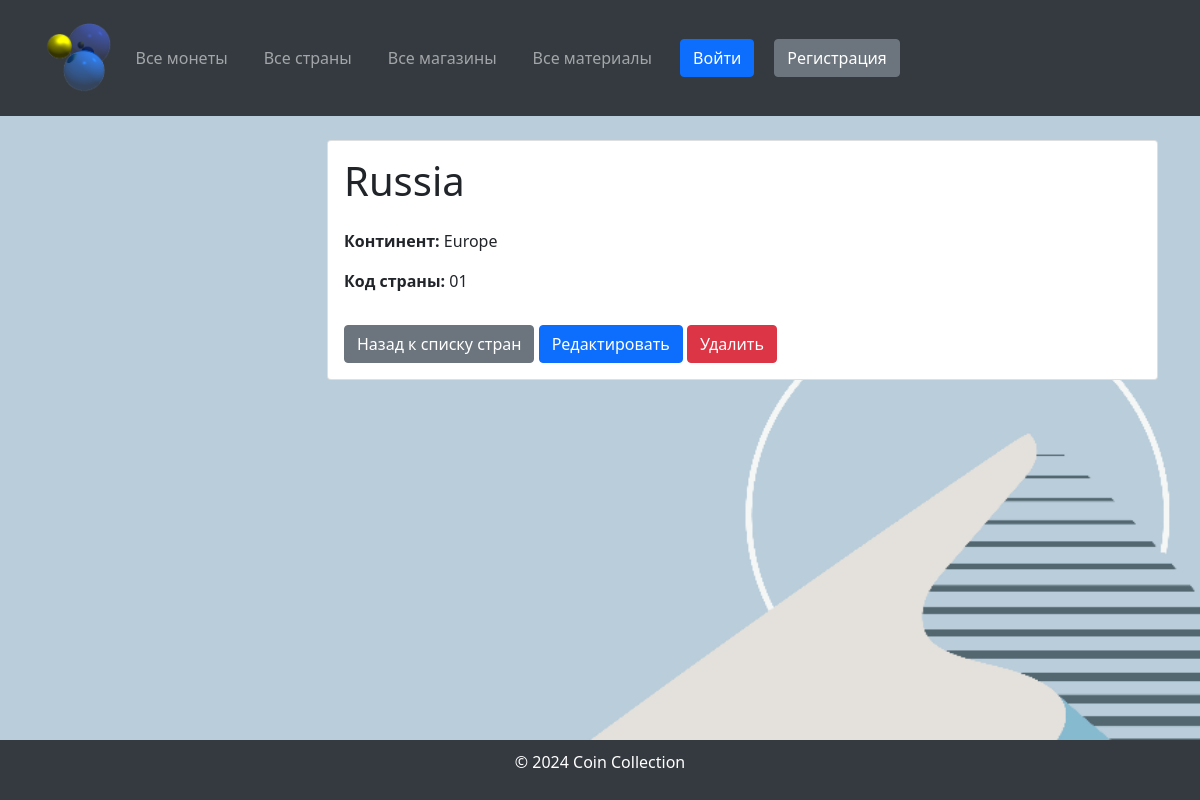
The app's page /countries/1/ with its own data.
### coindb/models.py (models this page shows, shortened)
class Country(models.Model):
    CONTINENT_CHOICES = [
        ("Africa", "Africa"),
        ("Asia", "Asia"),
        ("Europe", "Europe"),
        ("North America", "North America"),
        ("South America", "South America"),
        ("Antarctica", "Antarctica"),
        ("Australia", "Australia"),
    ]
    name = models.CharField(max_length=255, verbose_name="Country Name")
    continent = models.CharField(max_length=20, choices=CONTINENT_CHOICES, verbose_name="Continent")
    code = models.CharField(max_length=10, verbose_name="Country Code", unique=True)
    class Meta:
        verbose_name = "Country"
        verbose_name_plural = "Countries"

### coindb/views.py (the view)
# urls.py: path('countries/<int:pk>/', views.CountryDetailView.as_view(), name='country_detail'),
class CountryDetailView(DetailView):
    model = Country
    template_name = 'country/country_detail.html'
    context_object_name = 'country'

### templates/country/country_detail.html (shortened to what this page needs)
{% extends 'base.html' %}
{% block content %}
    <div class="card">
        <div class="card-body">
            <h1 class="mb-4">{{ country.name }}</h1>
            <div class="row">
                <div class="col-md-6">
                    <p><strong>Континент:</strong> {{ country.get_continent_display }}</p>
                    <p><strong>Код страны:</strong> {{ country.code }}</p>
                </div>
            </div>
            <a href="{% url 'country_list' %}" class="btn btn-secondary mt-3">Назад к списку стран</a>
            <a href="{% url 'country_update' country.pk %}" class="btn btn-primary mt-3">Редактировать</a>
            <a href="{% url 'country_delete' country.pk %}" class="btn btn-danger mt-3">Удалить</a>
        </div>
    </div>
{% endblock %}

### templates/base.html (style rules this page uses)
body, html { display: flex; flex-direction: column; min-height: 100vh; margin: 0; }
body { background-image: url("/media/background.png"); background-size: cover; background-repeat: no-repeat; background-position: center; }

### records on screen
Country: name "Russia", continent "Europe", code "01"
